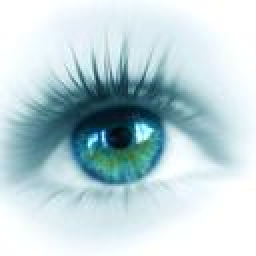
#> input picture Images/oeil.png, 128 x 128 px (shown 2 times larger)
$ jupyter execute --allow-errors pyLDPC-Tutorial-Images.ipynb
#> lines starting #> are read from the running program, lines starting #| are printed output that depends on the picture
<h1 align="center"> pyLDPC Tutorial: Images </h1>

## update:  03/28/16 - v.0.7.3

<b><font color="red"> Since version 0.7: Coding and decoding functions take tG (Transposed G) instead of G, the coding matrix. Functions that construct it (CodingMatrix and CodingMatrix_systematic) return tG instead of G as well. </font></b>

<b><font color="red"> Since version 0.8: Image coding and decoding functions are suitable for any LDPC code of any size, with out  restrictions  </font></b>

<br>
<b><font color="blue"> New functions/sections are indicated in blue </font></b>

This notebook introduces a user's guide of pyLDPC's sub-module Images: ldpc_images.
If you would like to know what each function does and go into the construction details, go to <a href="http://nbviewer.jupyter.org/github/hichamjanati/pyldpc/blob/master/pyLDPC-Images-Construction.ipynb?flush_cache=true/"> LDPC-Images Construction Details</a>

<font color="blue"><h2> Outline:</h2></font>
<font color="blue"><h2> --------------------------------------------------</h2></font>

**I. Step 1: Construct Code **

**II. Step 2: Read and binarize the image **

**III. Step 3: Code the image and vizualise the noise **

**IV. Step 4: Decode the transmitted image **

<font color="blue"><h2> --------------------------------------------------</h2></font>

We'll consider 2 types of images in this tutorial:

- Grayscale images: Images whean read by cv2.imread(), are seen as 2D arrays. Each pixel is a uint8 number (0-255).
- RGB Images: Images that are seen as 3D arrays. Each pixel is an RGB array of 3 uint8 numbers ( [R,G,B] ).

[cell 1]
import numpy as np
from IPython.display import display, HTML
import pyldpc
from pyldpc import ldpc_images
import cv2
from time import time
from scipy.sparse import csr_matrix

If I had to sum up Images Coding and decoding in a few words, I'd say:

1. Make coding and decoding matrices G and H.
2. Read the image [2D-array if grayscale, 3D-array if RGB].
3. Binarize the image [Using functions we'll see later].
4. Apply Coding function to binary image.
5. Apply Decoding function to Coded image.

We'll go step by step 1 through 5 for both grayscale and RGB Images.

# Step 1: Construct a code

To construct a code you need to choose a the triplet (n,d_v,d_c).
Keep in mind that:

- the rate of the code k/n is approximately equal to 1 - d_v/d_c.****
- if high values of k,n are used, transform H and G to csr format using scipy.sparse.csr_matrix(): It's a compressed format with which calculations are faster.

* *Details about how to choose matrices parameters <a href="http://nbviewer.jupyter.org/github/hichamjanati/pyldpc/blob/master/pyLDPC-Tutorial-Matrices.ipynb?flush_cache=true/">here </a>, but I recommand going through this tutorial and using the matrices defined hereby (or any other matrices) for now, and then optimize your coding & decoding by changing the matrices.*

[cell 2]
n = 800
d_c = 4
d_v = 3 #In this case k is approximately equal to n/4 (n x (1-3/4))

#> (the rest of this cell did not finish here and is left out)

# Step 2: Read and binarize the image

Picture the image as a huge array of uint8 numbers (meaning: **u** for unsigned (positive) **int** for integer and 8 for 8 binary bits, which means that the number is lower than 2^7).

If the image is grayscale, each pixel equals one uint8 number. The image is therefore read as a 2D-array.
If the image is colorful, each pixel equals a tuple of 3 uint8 numbers (one for each color, Red Green Blue). The image is therefore a 3D-array, the third dimension being equal to 3.

- If the image is grayscale, we write each pixel as a 8-sized binary array and pass it to coding and decoding functions.
- If the image is RGB, we write each pixel as a 24-sized binary array and pass it to coding and decoding functions.

Let's code and decode the grayscale image:  and its rgb form:

Load the image using cv2.imread:

<b><font color="red"> imread's second argument is important: 0 for grayscale images, 1 for RGB images.

[cell 3]
eye_gray = cv2.imread("Images/oeil.png",0)
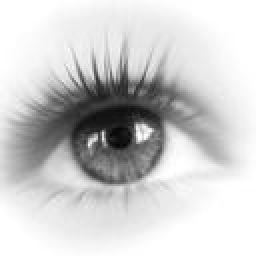
#> eye_gray: shape (128, 128) (shown 2 times larger); min 4, max 255, mean 205.5
eye_gray.shape
#> Out = (128, 128)

[cell 4]
eye_rgb = cv2.imread("Images/oeil.png",1)
#> eye_rgb is the input picture: shape (128, 128, 3); mean B, G, R 216.3, 211.3, 189.9
eye_rgb.shape
#> Out = (128, 128, 3)


$ run again, with Images/CallagerH.png copied over Images/oeil.png
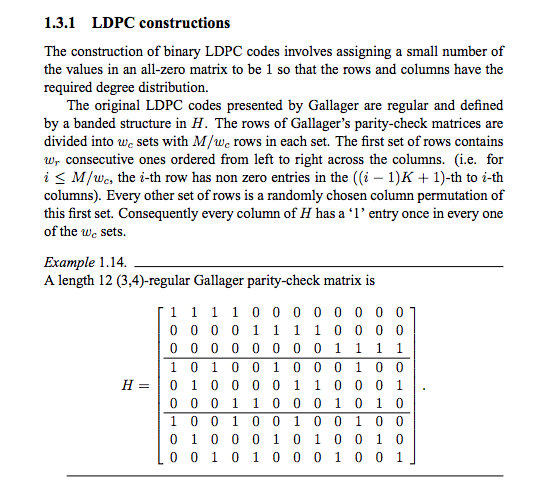
#> input picture Images/CallagerH.png, 548 x 493 px
#> `eye_gray = cv2.imread("Images/oeil.png",0)`:
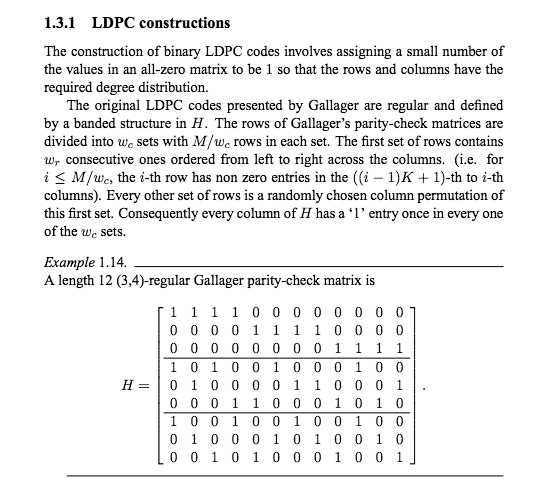
#> eye_gray: shape (493, 548); min 0, max 255, mean 237.7
#> eye_rgb is the input picture: shape (493, 548, 3); mean B, G, R 238, 237.7, 237.9
